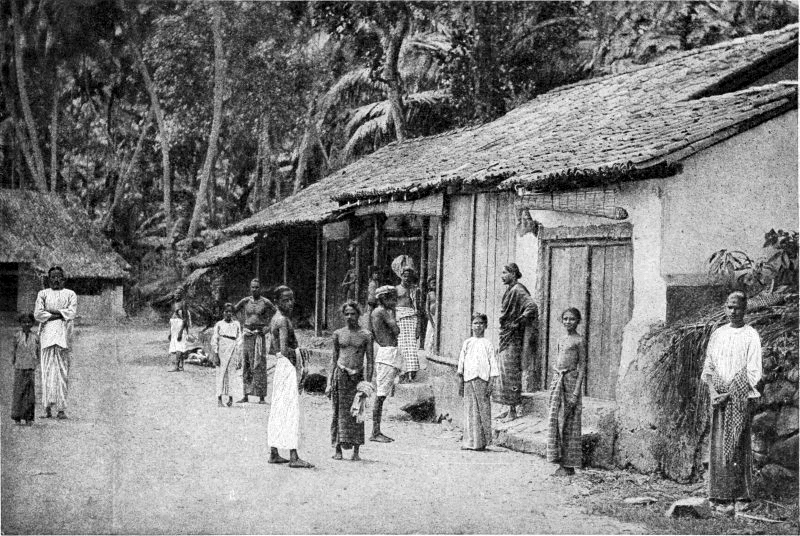
#> input picture test/village.bmp, 800 x 536 px
$ python untitled0.py
#> lines starting #> are read from the running program, lines starting #| are printed output that depends on the picture
# -*- coding: utf-8 -*-
"""
Created on Thu Oct  7 19:19:15 2021

@author: umeshika
"""
#import the libraries
from datetime import datetime
import numpy as np
from skimage.io import imread
import matplotlib.pyplot as plt

#The variable is create to get the starting time when the code is run
starttime=datetime.now()
img = imread('village.bmp') #load the image
#> img is the input picture: shape (536, 800); min 0, max 34, mean 16.6
#define function to plot histogram
def histogram(imagehis,title1,ylim,colour):
#> called with title1 = 'HIstogram for Village Image', ylim = 25000, colour = 'purple'
            plt.hist(imagehis.ravel(),bins=np.arange(255), color=colour)
            plt.ylim([0,ylim])
            plt.xlim([-2,260])
            plt.title(title1)
            plt.xlabel("Pixels Intesity")
            plt.ylabel("Pixels Intesity Count")
            plt.show()
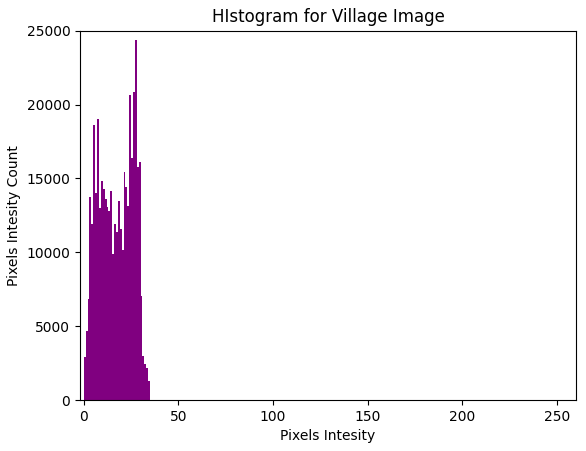
#> figure drawn by matplotlib, 1 panel; tallest bar 24344 high, from x = 27 to 28
#plot histogram
histogram(img,'HIstogram for Village Image',25000,'purple')
